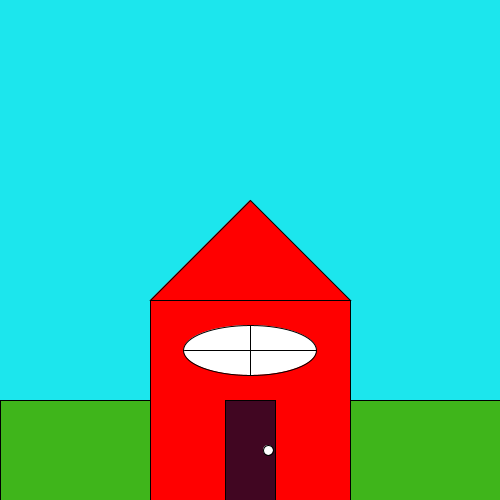
Frame 1 (no input)
Frame 60 (the mouse pressed at the canvas centre just before this capture): identical to frame 1, image omitted
Frame 120 (the mouse held since frame 60 and released just before this capture): identical to frame 1, image omitted

The Processing sketch that drew this single still picture (run headless with seeded random() and noise(); from frame 60 on, the mouse is pressed at the canvas centre):

// Processing sketch: HouseExample
// ── HouseExample.pde
void setup(){
  size(500, 500);
  //backgroundScene
    //sky
    background(28, 230, 237);
    //grass
    fill(63, 181, 27);
    rect(0, 400, width, 100);
  
  //house body
  fill(255, 0, 0);
  int houseSize = 200;
  
  int houseX = width/2 - houseSize/2;
  int houseY = height - houseSize;
  
  rect(houseX, houseY, houseSize, houseSize);
  
  //roof
  int rightSideX = houseX + houseSize; //y is the same
  int topX = (houseX + rightSideX) / 2;
  int topY = houseY - houseSize / 2;
  triangle(houseX, houseY, rightSideX, houseY, topX, topY);
  
  
  //accessories
    //door
      fill(65, 6, 34);
      int midHouseX = houseX + houseSize/2;
      int bottomHouseY = houseY + houseSize;
      
      int doorWidth = houseSize / 4;
      int doorHeight = doorWidth * 2;
      
      int doorX = midHouseX - doorWidth / 2;
      int doorY = bottomHouseY - doorHeight;
      rect(doorX, doorY, doorWidth, doorHeight);
      
      int doorKnobX = doorX + doorWidth * 7 / 8;
      int doorKnobY = doorY + doorHeight / 2;
      int doorKnobSize = doorWidth / 5;
      fill(255, 255, 255);
      circle(doorKnobX, doorKnobY, doorKnobSize);
    
    //window
      //oval window
      //centered in house (X)
      //between roofline and door
      int windowX = midHouseX;
      int windowY = (doorY + houseY) / 2;
      int windowWidth = houseSize * 2 / 3;
      int windowHeight = houseSize / 4;
      ellipse(windowX, windowY, windowWidth, windowHeight);
      
      //window pane bars 
      //line(x1, y1, x2, y2)
      int vertPaneX = windowX;
      int topPaneY = windowY - windowHeight / 2;
      int bottomPaneY = windowY + windowHeight / 2;
      line(vertPaneX, topPaneY, vertPaneX, bottomPaneY);
      
      int horizPaneY = windowY;
      int leftPaneX = windowX - windowWidth / 2;
      int rightPaneX = windowX + windowWidth / 2;
      line(leftPaneX, horizPaneY, rightPaneX, horizPaneY);
      
      
    //clouds!
    //cloud(100, 150, 35);
    //cloud(400, 150, 55);
    //cloud(200, 100, 25);
    
    
} //ends setup

void draw(){
  
}

void mouseClicked(){
  //mouseX
  //mouseY
  cloud(mouseX, mouseY, (int)random(20, 70));
}


//GOAL: is to draw one puff of clouds

  //returnType funcName(parameters)
void cloud(int x, int y, int diam){
    int cloudX = x;
    int cloudY = y;
    int cloudDiam = diam;
    noStroke();
    circle(cloudX, cloudY, cloudDiam);
    int offset = cloudDiam / 2;
    circle(cloudX, cloudY - offset, cloudDiam);
    circle(cloudX, cloudY + offset, cloudDiam);
    circle(cloudX - offset*1.5, cloudY, cloudDiam);
    circle(cloudX + offset*1.5, cloudY, cloudDiam);
}
